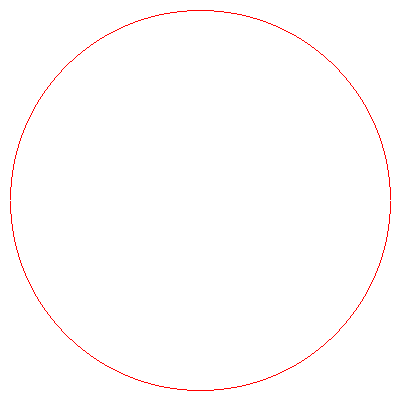

Reproduce this figure in Python.
from PIL import Image
from math import pow, sqrt

# create a new 400x400 image with a white background
img = Image.new('RGB', (400, 400), (255, 255, 255))

color = (255, 0, 0)  # color to draw - red
c = (200, 200)  # center coordinates
r = 190  # radius

x = 0
y = r

# iterate over octant 7 and translate the coordinates for all 4 quadrants
while x < y:
    y = round(sqrt(pow(r, 2) - pow(x, 2)))

    # draw octant 7: (x, y)
    img.putpixel((x + c[0], y + c[1]), color)
    # draw octant 2: (x, -y)
    img.putpixel((x + c[0], -y + c[1]), color)
    # draw octant 3: (-x, -y)
    img.putpixel((-x + c[0], -y + c[1]), color)
    # draw octant 6: (-x, y)
    img.putpixel((-x + c[0], y + c[1]), color)

    x = x + 1

# iteratve over octant 8 and translate the coordinates for all 4 quadrants
while y != 0:
    x = round(sqrt(pow(r, 2) - pow(y, 2)))

    # draw octant 8: (x, y)
    img.putpixel((x + c[0], y + c[1]), color)
    # draw octant 1: (x, -y)
    img.putpixel((x + c[0], -y + c[1]), color)
    # draw octant 4: (-x, -y)
    img.putpixel((-x + c[0], -y + c[1]), color)
    # # draw octant 5: (-x, y)
    img.putpixel((-x + c[0], y + c[1]), color)

    y = y - 1
img.save("simple_circle_by_quadrant.png")
